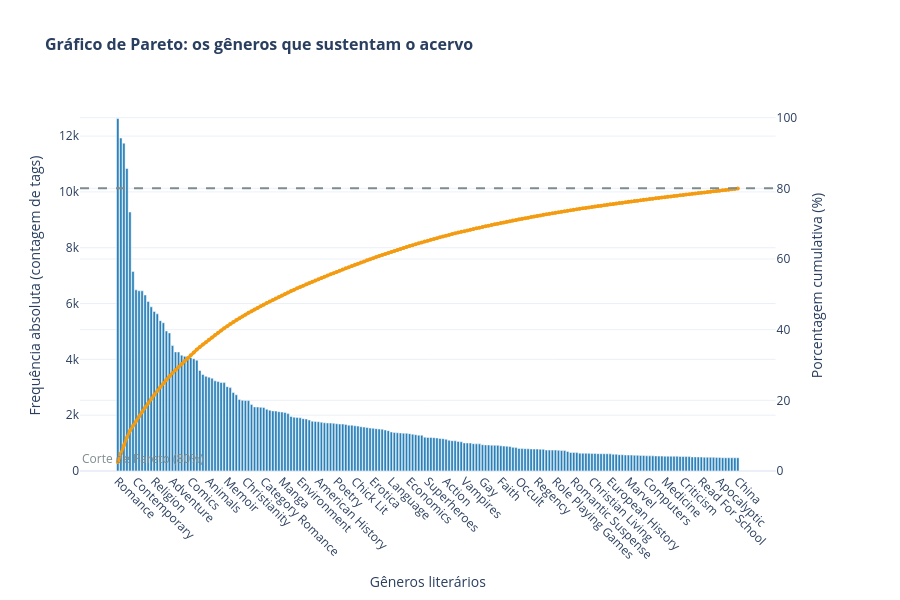

The code cell stored with this chart in its notebook:
### Markdown cell above
## 4. Redução por Pareto — definição de `top_genres`

Aplicamos o Princípio de Pareto para isolar as tags de gênero com real relevância volumétrica.  
O corte é determinado dinamicamente pelo `PARETO_CUTOFF`.

O conjunto `top_genres` resultante é reutilizado como filtro em todas as etapas seguintes.

### Code cell
# frequência de cada gênero no acervo
all_genres = [g for sublist in df['genre_list'] for g in sublist]
genre_counts = Counter(all_genres)

pareto_df = (
    pd.DataFrame.from_dict(genre_counts, orient='index', columns=['Frequencia'])
    .sort_values('Frequencia', ascending=False)
    .reset_index(names='Genero')
)
pareto_df['Pct_Cumulativa'] = (
    pareto_df['Frequencia'].cumsum() / pareto_df['Frequencia'].sum()
)

# corte dinâmico pelo PARETO_CUTOFF
pareto_cut = pareto_df[pareto_df['Pct_Cumulativa'] <= PARETO_CUTOFF]
top_genres = set(pareto_cut['Genero'])

total_tags = len(pareto_df)
top_n      = len(top_genres)
print(f'Total de tags únicas:  {total_tags:>5}')
print(f'Tags no corte Pareto:  {top_n:>5}  ({top_n/total_tags*100:.1f}% das tags = {PARETO_CUTOFF*100:.0f}% do volume)')

# Gráfico de Pareto
plot_df = pareto_cut.copy()
plot_df['Pct_Cumulativa_100'] = plot_df['Pct_Cumulativa'] * 100

fig = make_subplots(specs=[[{'secondary_y': True}]])

fig.add_trace(
    go.Bar(
        x=plot_df['Genero'],
        y=plot_df['Frequencia'],
        name='Frequência',
        marker_color='#2980B9'
    ),
    secondary_y=False
)
fig.add_trace(
    go.Scatter(
        x=plot_df['Genero'],
        y=plot_df['Pct_Cumulativa_100'],
        name='% Cumulativa',
        mode='lines+markers',
        line=dict(color='#F39C12', width=3),
        marker=dict(size=4)
    ),
    secondary_y=True
)
fig.add_hline(
    y=PARETO_CUTOFF * 100,
    line_dash='dash', line_color='#7F8C8D', line_width=2,
    annotation_text=f'Corte de Pareto ({PARETO_CUTOFF*100:.0f}%)',
    annotation_position='top left',
    annotation_font_color='#7F8C8D',
    secondary_y=True
)
fig.update_layout(
    title_text='<b>Gráfico de Pareto: os gêneros que sustentam o acervo</b>',
    title_font_size=16,
    template='plotly_white',
    hovermode='x unified',
    showlegend=False,
    height=600
)
fig.update_xaxes(title_text='Gêneros literários', tickangle=45, nticks=40)
fig.update_yaxes(title_text='Frequência absoluta (contagem de tags)', secondary_y=False)
fig.update_yaxes(title_text='Porcentagem cumulativa (%)', range=[0, 105], secondary_y=True)
fig.show()

### Figure 1 — Plotly figure (JSON) as saved in the notebook; plotly's stock layout.template omitted (floating-point values rounded to 4 significant figures; data arrays with more than 128 entries replaced by an {"elided": "..."} marker saying what was removed)
{"data": [{"marker": {"color": "#2980B9"}, "name": "Frequência", "type": "bar", "x": {"elided": "205 str values"}, "xaxis": "x", "y": {"elided": "205 int values"}, "yaxis": "y"}, {"line": {"color": "#F39C12", "width": 3}, "marker": {"size": 4}, "mode": "lines+markers", "name": "% Cumulativa", "type": "scatter", "x": {"elided": "205 str values"}, "xaxis": "x", "y": {"elided": "205 float values"}, "yaxis": "y2"}], "layout": {"annotations": [{"font": {"color": "#7F8C8D"}, "showarrow": false, "text": "Corte de Pareto (80%)", "x": 0, "xanchor": "left", "xref": "x domain", "y": 80, "yanchor": "bottom", "yref": "y"}], "height": 600, "hovermode": "x unified", "shapes": [{"line": {"color": "#7F8C8D", "dash": "dash", "width": 2}, "type": "line", "x0": 0, "x1": 1, "xref": "x domain", "y0": 80, "y1": 80, "yref": "y2"}], "showlegend": false, "title": {"font": {"size": 16}, "text": "<b>Gráfico de Pareto: os gêneros que sustentam o acervo</b>"}, "xaxis": {"anchor": "y", "domain": [0, 0.94], "nticks": 40, "tickangle": 45, "title": {"text": "Gêneros literários"}}, "yaxis": {"anchor": "x", "domain": [0, 1], "title": {"text": "Frequência absoluta (contagem de tags)"}}, "yaxis2": {"anchor": "x", "overlaying": "y", "range": [0, 105], "side": "right", "title": {"text": "Porcentagem cumulativa (%)"}}}}
